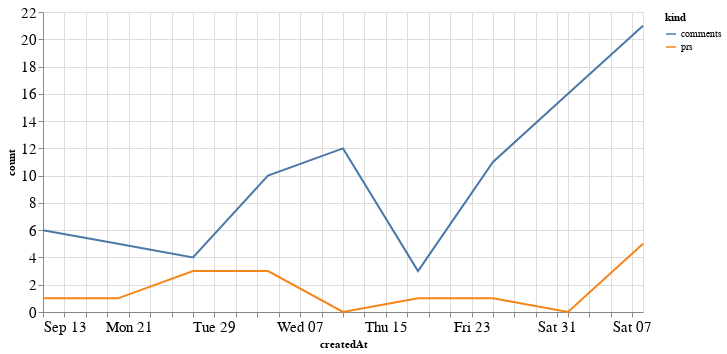

Notebook code for this chart:
### Code cell
alt.Chart(total_time, width=600).mark_line().encode(
    x='createdAt',
    y='count',
    color='kind'
)

### Figure 1 — Vega-Lite specification as saved in the notebook (floating-point values rounded to 4 significant figures)
{"config": {"axisLeft": {"labelFontSize": 15}, "axisBottom": {"labelFontSize": 15}}, "data": {"name": "data-8900d09674cfa2ce85df05e198a653fa"}, "mark": "line", "encoding": {"color": {"type": "nominal", "field": "kind"}, "x": {"type": "temporal", "field": "createdAt"}, "y": {"type": "quantitative", "field": "count"}}, "width": 600, "$schema": "https://vega.github.io/schema/vega-lite/v4.8.1.json", "datasets": {"data-8900d09674cfa2ce85df05e198a653fa": [{"createdAt": "2020-09-13T00:00:00", "kind": "prs", "count": 1}, {"createdAt": "2020-09-20T00:00:00", "kind": "prs", "count": 1}, {"createdAt": "2020-09-27T00:00:00", "kind": "prs", "count": 3}, {"createdAt": "2020-10-04T00:00:00", "kind": "prs", "count": 3}, {"createdAt": "2020-10-11T00:00:00", "kind": "prs", "count": 0}, {"createdAt": "2020-10-18T00:00:00", "kind": "prs", "count": 1}, {"createdAt": "2020-10-25T00:00:00", "kind": "prs", "count": 1}, {"createdAt": "2020-11-01T00:00:00", "kind": "prs", "count": 0}, {"createdAt": "2020-11-08T00:00:00", "kind": "prs", "count": 5}, {"createdAt": "2020-09-13T00:00:00", "kind": "comments", "count": 6}, {"createdAt": "2020-09-20T00:00:00", "kind": "comments", "count": 5}, {"createdAt": "2020-09-27T00:00:00", "kind": "comments", "count": 4}, {"createdAt": "2020-10-04T00:00:00", "kind": "comments", "count": 10}, {"createdAt": "2020-10-11T00:00:00", "kind": "comments", "count": 12}, {"createdAt": "2020-10-18T00:00:00", "kind": "comments", "count": 3}, {"createdAt": "2020-10-25T00:00:00", "kind": "comments", "count": 11}, {"createdAt": "2020-11-01T00:00:00", "kind": "comments", "count": 16}, {"createdAt": "2020-11-08T00:00:00", "kind": "comments", "count": 21}]}}
